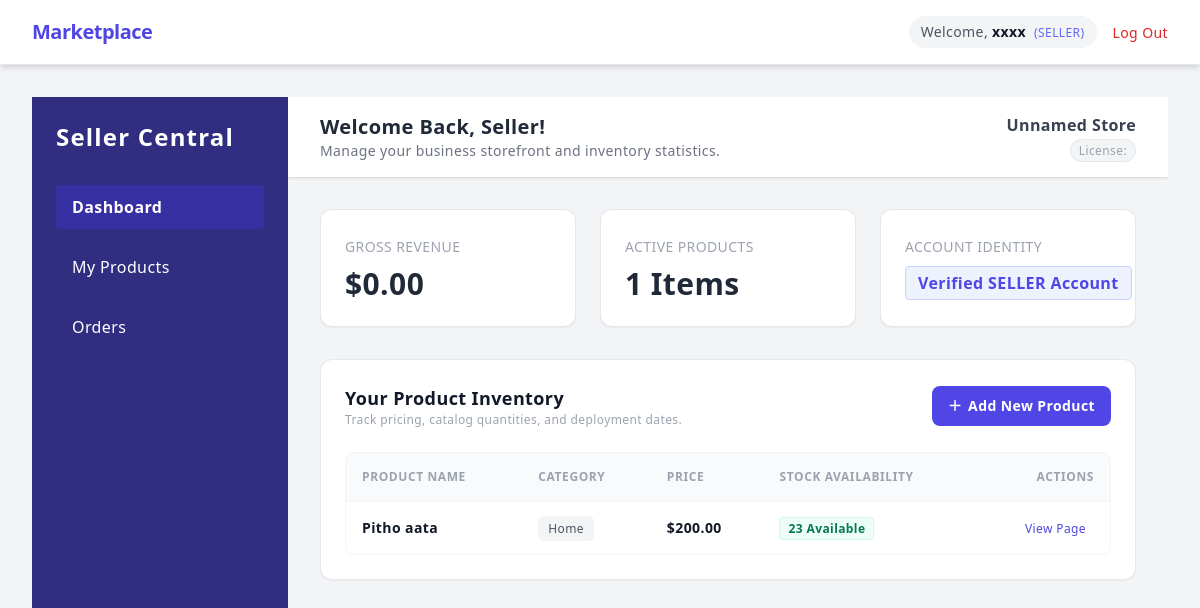
The page /dashboard/seller/ (signed in) on the database its author committed.
### accounts/models.py (models this page shows, shortened)
class User(AbstractUser):
    class Role(models.TextChoices):
        ADMIN = "ADMIN", "Admin"
        SELLER = "SELLER", "Seller"
        CUSTOMER = "CUSTOMER", "Customer"
    base_role = Role.CUSTOMER
    role = models.CharField(
        max_length= 50,
        choices= Role.choices,
        default= base_role
    )

### shop/models.py (models this page shows, shortened)
class Product(models.Model):
    seller = models.ForeignKey(settings.AUTH_USER_MODEL, on_delete=models.CASCADE, related_name='products')
    category = models.ForeignKey(Category, on_delete=models.CASCADE, related_name='products')
    name = models.CharField(max_length=200)
    slug = models.SlugField(max_length=200)
    description = models.TextField(blank=True)
    price = models.DecimalField(max_digits=10, decimal_places=2)
    stock = models.IntegerField(default=0)
    available = models.BooleanField(default=True)
    created = models.DateTimeField(auto_now_add=True)

class Category(models.Model):
    name = models.CharField(max_length=200)
    slug = models.SlugField(max_length=200, unique=True)

### accounts/views.py (the view)
# urls.py: path('dashboard/seller/', SellerDashboardView.as_view(), name='seller_dashboard'),
class SellerDashboardView(LoginRequiredMixin, UserPassesTestMixin, TemplateView):
    template_name = 'dashboard/seller.html'
    def test_func(self):
        return self.request.user.is_authenticated and self.request.user.role == "SELLER"
    def get_context_data(self, **kwargs):
        context = super().get_context_data(**kwargs)
        user = self.request.user
        seller_profile = getattr(user, 'seller_profile', None)
        context['store_name'] = seller_profile.store_name if seller_profile else "My Store Front"
        context['business_license'] = seller_profile.business_licence if seller_profile else "N/A"
        seller_products = Product.objects.filter(seller=user).order_by('-created')
        context['products'] = seller_products
        context['active_listings'] = seller_products.count()
        context['total_sales'] = "$0.00"
        return context

### templates/dashboard/seller.html (shortened to what this page needs)
{% extends 'base.html' %}
{% block body_content %}
<div class="flex h-screen overflow-hidden">
    <div class="w-64 bg-indigo-900 text-white flex flex-col justify-between hidden md:flex">
        <div class="p-6">
            <h1 class="text-2xl font-bold tracking-wider mb-8">Seller Central</h1>
            <nav class="space-y-4">
                <a href="{% url 'seller_dashboard' %}" class="block py-2.5 px-4 rounded bg-indigo-800 text-white font-semibold">Dashboard</a>
                <a href="#my-products-catalog" class="block py-2.5 px-4 rounded hover:bg-indigo-800 transition">My Products</a>
                <a href="#" class="block py-2.5 px-4 rounded hover:bg-indigo-800 transition">Orders</a>
            </nav>
        </div>
    </div>
    <div class="flex-1 flex flex-col overflow-y-auto">
        <header class="bg-white shadow px-8 py-4 flex justify-between items-center">
            <div>
                <h2 class="text-xl font-semibold text-gray-800">Welcome Back, {{ request.user.first_name|default:"Seller" }}!</h2>
                <p class="text-sm text-gray-500">Manage your business storefront and inventory statistics.</p>
            </div>
            <div class="text-right">
                <span class="block font-semibold text-gray-700">{{ store_name|default:"Unnamed Store" }}</span>
                <span class="text-xs text-gray-400 bg-gray-100 px-2 py-0.5 rounded-full border">License: {{ business_license }}</span>
            </div>
        </header>
        <main class="p-8 space-y-8">
            <div class="grid grid-cols-1 md:grid-cols-3 gap-6">
                <div class="bg-white p-6 rounded-xl shadow-sm border border-gray-200">
                    <span class="text-sm font-medium text-gray-400 uppercase">Gross Revenue</span>
                    <span class="text-3xl font-bold text-gray-800 block mt-2">{{ total_sales }}</span>
                </div>
                <div class="bg-white p-6 rounded-xl shadow-sm border border-gray-200">
                    <span class="text-sm font-medium text-gray-400 uppercase">Active Products</span>
                    <span class="text-3xl font-bold text-gray-800 block mt-2">{{ active_listings }} Items</span>
                </div>
                <div class="bg-white p-6 rounded-xl shadow-sm border border-gray-200">
                    <span class="text-sm font-medium text-gray-400 uppercase">Account Identity</span>
                    <span class="text-md font-bold text-indigo-600 block mt-2 bg-indigo-50 px-3 py-1 rounded border border-indigo-200 w-max text-center">
                        Verified {{ request.user.role }} Account
                    </span>
                </div>
            </div>
            <div id="my-products-catalog" class="bg-white rounded-xl shadow-sm border border-gray-200 p-6">
                <div class="flex justify-between items-center mb-6">
                    <div>
                        <h3 class="text-lg font-bold text-gray-900">Your Product Inventory</h3>
                        <p class="text-xs text-gray-400">Track pricing, catalog quantities, and deployment dates.</p>
                    </div>
                    <a href="{% url 'product_create' %}" class="inline-flex items-center bg-indigo-600 hover:bg-indigo-700 text-white font-semibold text-sm px-4 py-2.5 rounded-lg transition shadow-xs gap-1.5">
                        <span>＋</span> Add New Product
                    </a>
                </div>
                {% if products %}
                <div class="overflow-x-auto rounded-lg border border-gray-100">
                    <table class="w-full text-left border-collapse text-sm">
                        <thead>
                            <tr class="bg-gray-50 border-b border-gray-100 text-gray-400 text-xs uppercase font-black tracking-wider">
                                <th class="p-4">Product Name</th>
                                <th class="p-4">Category</th>
                                <th class="p-4">Price</th>
                                <th class="p-4">Stock Availability</th>
                                <th class="p-4 text-right">Actions</th>
                            </tr>
                        </thead>
                        <tbody class="divide-y divide-gray-50 text-gray-700">
                            {% for product in products %}
                            <tr class="hover:bg-gray-50/50 transition">
                                <td class="p-4 font-bold text-gray-900">{{ product.name }}</td>
                                <td class="p-4">
                                    <span class="text-xs bg-gray-100 text-gray-600 px-2.5 py-1 rounded-md font-medium">
                                        {{ product.category.name }}
                                    </span>
                                </td>
                                <td class="p-4 font-semibold text-gray-900">${{ product.price }}</td>
                                <td class="p-4">
                                    {% if product.stock > 0 %}
                                        <span class="text-xs text-emerald-700 font-bold bg-emerald-50 px-2 py-0.5 rounded border border-emerald-100">
                                            {{ product.stock }} Available
                                        </span>
                                    {% else %}
                                        <span class="text-xs text-rose-700 font-bold bg-rose-50 px-2 py-0.5 rounded border border-rose-100">
                                            Out of Stock
                                        </span>
                                    {% endif %}
                                </td>
                                <td class="p-4 text-right">
                                    <a href="{% url 'product_detail' product.pk %}" class="text-indigo-600 hover:text-indigo-900 font-medium text-xs transition mr-2">View Page</a>
                                </td>
                            </tr>
                            {% endfor %}
                        </tbody>
                    </table>
                </div>
                {% endif %}
            </div>
        </main>
    </div>
</div>
{% endblock body_content %}

### templates/base.html (shortened to what this page needs)
<!DOCTYPE html>
<html lang="en">
<head>
    <script src="https://cdn.tailwindcss.com"></script>
</head>
<body class="bg-gray-100 font-sans tracking-wide min-h-screen flex flex-col">
    <nav class="bg-white shadow-md border-b border-gray-200">
        <div class="max-w-7xl mx-auto px-4 sm:px-6 lg:px-8">
            <div class="flex justify-between h-16 items-center">
                <div class="flex-shrink-0">
                    <a href="/" class="text-xl font-bold text-indigo-600 tracking-tight">Marketplace</a>
                </div>
                <div class="flex items-center space-x-4">
                    {% if user.is_authenticated %}
                        <span class="text-sm text-gray-600 bg-gray-100 px-3 py-1.5 rounded-full font-medium">
                            Welcome, <strong class="text-gray-900">{{ user.username }}</strong>
                            <span class="text-xs text-indigo-500 uppercase ml-1">({{ user.role }})</span>
                        </span>
                        <form action="{% url 'logout' %}" method="post" class="inline">
                            <button type="submit" class="text-sm font-medium text-red-600 hover:text-red-500 transition-colors">
                                Log Out
                            </button>
                        </form>
                    {% endif %}
                </div>
            </div>
        </div>
    </nav>
    <main class="flex-grow max-w-7xl w-full mx-auto px-4 sm:px-6 lg:px-8 py-8">
        {% block body_content %}{% endblock body_content %}
    </main>
</body>
</html>

### rows shown on the page
User: username "xxxx", role "SELLER", user.first_name "Seller", user.role "SELLER"
Product: name "Pitho aata", category.name "Home", price "200.00", stock "23"

### other values the page prints
{{ store_name|default:"Unnamed Store" }} "Unnamed Store"
{{ total_sales }} "$0.00"
{{ active_listings }} "1"
